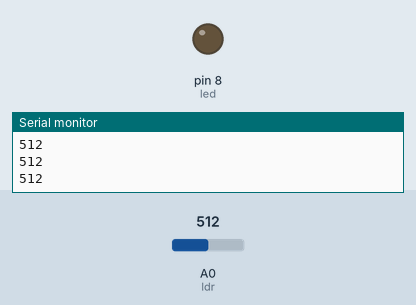
Recording of a sketch running on a simulated Arduino Uno, built with avr-gcc and run on an emulated ATmega328P. Shown: output pins drawn as LEDs (lit = HIGH), the last lines printed to the serial monitor. The inputs (shaded band) are chosen by the test bench; at power-on: A0 (ldr) = 512.

Above: at 1.2 s.
1.3 s: A0 (ldr) set to 311
2.8 s: A0 (ldr) set to 288
At 4.0 s:
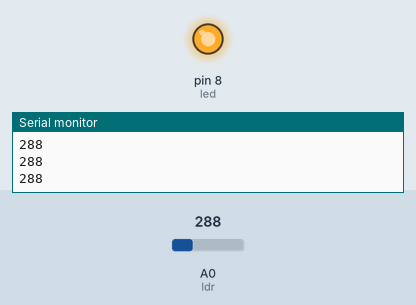
4.3 s: A0 (ldr) set to 306
At 5.4 s:
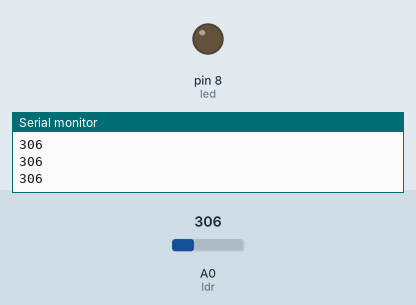
5.9 s: A0 (ldr) set to 290
At 6.7 s:
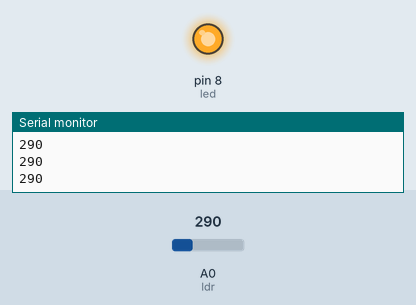
Timing chart, 0 to 8.5 s (numbered marks = the images above; inputs shaded):
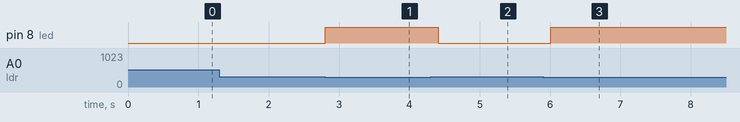

The sketch:

street_light_ldr.ino
```cpp
/*
Project: Smart Street Light
Author: SATYAM KUMAR
Desc: reads an LDR, turns LED on when it is dark (value below 300)
Date: 2026-07-04
*/

int ldr=A0;
int led=8;

void setup(){
pinMode(led,OUTPUT);
Serial.begin(9600);}

void loop(){
int value=analogRead(ldr);
Serial.println(value);
if(value<300){digitalWrite(led,HIGH);}
else{digitalWrite(led,LOW);}
delay(200);}
```

Measured:
- the behaviour switches between 300 and 299 on A0 (ldr) (found by bisection; images 0 and 1)
- after the input at 2.8 s, pin 8 (led): LOW → HIGH at once
- after the input at 4.3 s, pin 8 (led): HIGH → LOW after 0.11 s
- after the input at 5.9 s, pin 8 (led): LOW → HIGH after 0.11 s
